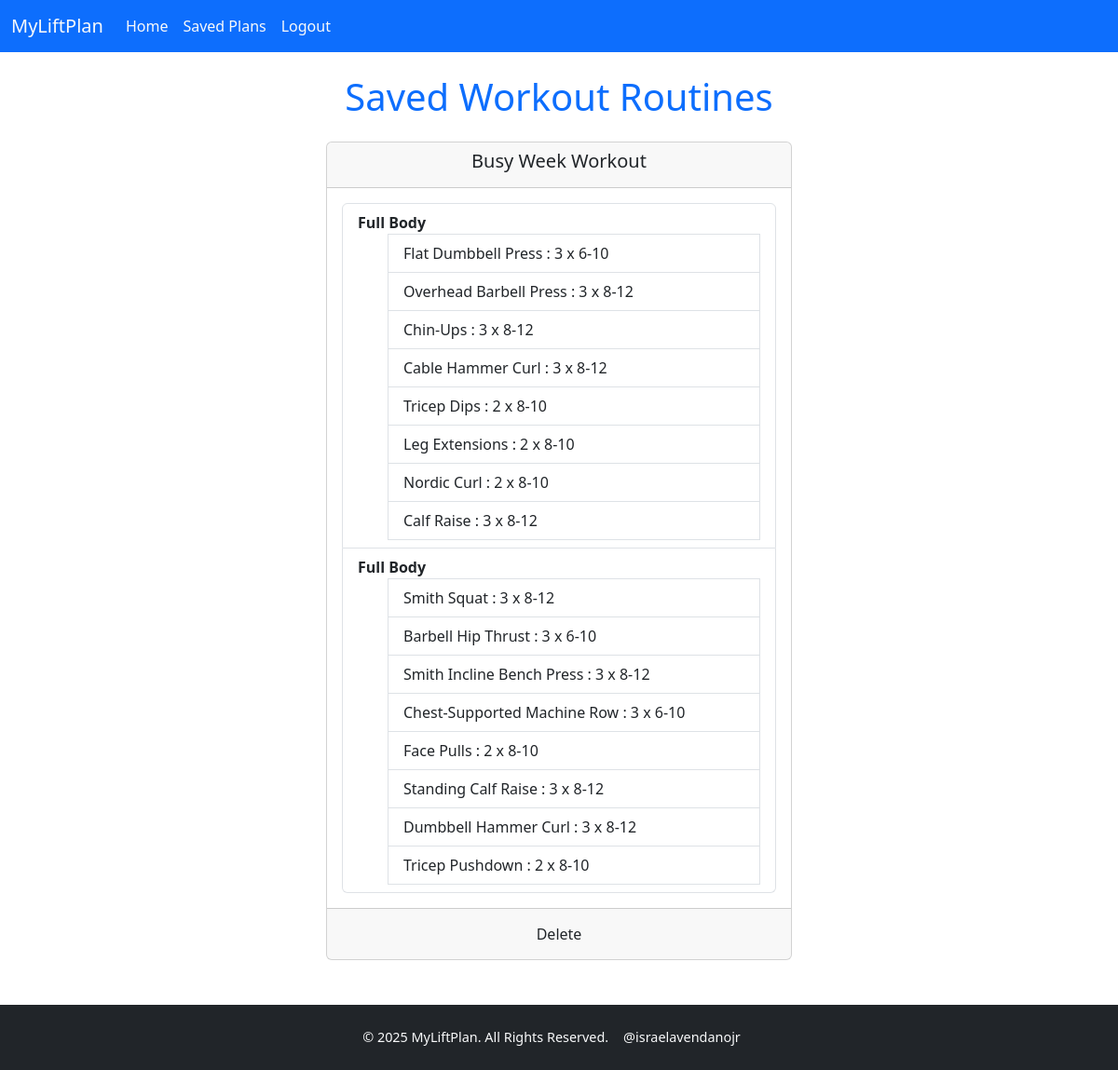
The app's page /saved_plans (signed in) with its own data.
### website/models.py (models this page shows, shortened)
class SavedPlan(db.Model):
    id = db.Column(db.Integer, primary_key=True)
    split_name = db.Column(db.String(100), nullable=False)
    plan = db.Column(db.Text, unique=True, nullable=False)
    user_id = db.Column(db.Integer, db.ForeignKey('user.id'), nullable=False)
    def get_plan_data(self):
            try:
                return json.loads(self.plan)  # Convert JSON string back to dict
            except json.JSONDecodeError as e:
                return {}

class Exercise(db.Model):
    id = db.Column(db.Integer, primary_key=True)
    name = db.Column(db.String(100), nullable=False)
    role_id = db.Column(db.Integer, db.ForeignKey('exercise_role.id'), nullable=False)
    role = db.relationship('ExerciseRole', backref='exercises')
    equipment = db.Column(db.String(100), nullable=False)
    type = db.Column(Enum(ExerciseType, name="exercise_type_enum"), nullable=False)

### website/views.py (the view)
@views.route('/saved_plans')
@login_required
def saved_plans():
    plans = SavedPlan.query.filter_by(user_id=current_user.id).all()
    exercises = Exercise.query.all()
    exercises_by_role = defaultdict(list)
    exercises_by_role_serializable = defaultdict(list)
    for exercise in exercises:
        role_name = exercise.role.name  # turn ExerciseRole into plain string
        exercises_by_role_serializable[role_name].append({
            'id': exercise.id,
            'name': exercise.name,
        })
    return render_template("saved_plans.html", user=current_user, plans=plans, exercises_by_role=exercises_by_role_serializable)

### website/__init__.py (called while the page is built)
def create_app():
    app = Flask(__name__)
    app.config['SECRET_KEY'] = 'hjdaksdhjkasdhjklasdhjka'
    app.config['SQLALCHEMY_DATABASE_URI'] = f'sqlite:///{DB_NAME}'
    db.init_app(app)
    from .views import views
    from .auth import auth
    app.register_blueprint(views, url_prefix='/')
    app.register_blueprint(auth, url_prefix='/')
    from .models import User, WorkoutPreferences, WorkoutSplit, WorkoutDay, ExerciseRole, Exercise, SavedPlan
    with app.app_context():
        db.create_all()
    login_manager = LoginManager()
    login_manager.login_view = 'auth.login'
    login_manager.init_app(app)
    @login_manager.user_loader
    def load_user(id):
        return User.query.get(int(id))
    return app

### website/templates/saved_plans.html (shortened to what this page needs)
{% extends "base.html" %}
{% block content %}
<div class="container mt-4">
    <h1 class="text-center mb-4" style="color: var(--bs-primary);">Saved Workout Routines</h1>
    {% if plans %}
    <div id="workoutCarousel" class="carousel slide" data-bs-ride="false">
        <div class="carousel-inner">
            {% for plan in plans %}
            <div class="carousel-item {% if loop.first %}active{% endif %}">
                <div class="card mx-auto" style="max-width: 500px;">
                    <div class="card-header text-center">
                        <h5 class="card-title"
                            data-bs-toggle="modal"
                            data-bs-target="#renamePlanModal"
                            data-plan-id="{{ plan.id }}"
                            data-current-name="{{ plan.split_name }}">
                            {{ plan.split_name }}
                        </h5>
                    </div>
                                        <div class="card-body">
                        <ul class="list-group">
                            {% for day in plan.get_plan_data().days %}
                            <li class="list-group-item">
                                <strong>{{ day.name }}</strong>
                                <ul>
                                    {% for exercise in day.exercises %}
                                    <li class="list-group-item" data-bs-toggle="modal" data-bs-target="#exerciseModal"
                                        data-exercise-id="{{ exercise.id }}" data-exercise-name="{{ exercise.name }}"
                                        data-exercise-role="{{ exercise.role.name }}" data-sets="{{ exercise.sets }}"
                                        data-start-reps="{{ exercise.start_reps }}"
                                        data-end-reps="{{ exercise.end_reps }}" data-plan-id="{{ plan.id }}">
                                        {{ exercise.name }} : {{ exercise.sets }} x {{ exercise.start_reps }}-{{
                                        exercise.end_reps }}
                                    </li>
                                    {% endfor %}
                                </ul>
                            </li>
                            {% endfor %}
                        </ul>
                    </div>
                    <div class="card-footer text-center">
                        <form method="POST" action="{{ url_for('views.delete_plan', plan_id=plan.id) }}"
                            style="display:inline;">
                            <button type="submit" class="btn btn-theme"
                                onclick="return confirm('Are you sure you want to delete this plan?');">Delete</button>
                        </form>
                    </div>
                </div>
            </div>
            {% endfor %}
        </div>
        {% if 1 < plans|length %} <button class="carousel-control-prev" type="button" data-bs-target="#workoutCarousel"
            data-bs-slide="prev">
            <span class="carousel-control-prev-icon" aria-hidden="true"></span>
            </button>
            <button class="carousel-control-next" type="button" data-bs-target="#workoutCarousel" data-bs-slide="next">
                <span class="carousel-control-next-icon" aria-hidden="true"></span>
            </button>
            {% endif %}
    </div>
    {% else %}
    <p class="text-center">No workout plans available. Please generate a plan first.</p>
    {% endif %}
</div>
{% endblock %}

### website/templates/base.html (shortened to what this page needs)
<!DOCTYPE html>
<html>
<head>
  <link href="https://cdn.jsdelivr.net/npm/bootstrap@5.3.0/dist/css/bootstrap.min.css" rel="stylesheet">
</head>
<body class="text-dark">
  <nav class="navbar navbar-expand-lg navbar-light" style="background-color: var(--bs-primary);">
    <div class="container-fluid">
      <a class="navbar-brand text-light" href="/">MyLiftPlan</a>
      <div class="collapse navbar-collapse" id="navbarNav">
        <ul class="navbar-nav">
          {% if user.is_authenticated %}
          <li class="nav-item">
            <a class="nav-link active text-light" href="/">Home</a>
          </li>
          <li class="nav-item">
            <a class="nav-link text-light" href="/saved_plans">Saved Plans</a>
          </li>
          <li class="nav-item">
            <a class="nav-link text-light" href="/logout">Logout</a>
          </li>
        {% endif %}
      </div>
    </div>
  </nav>
  <main class="container my-4">
  {% block content %}{% endblock %}
  </main>
  <footer class="bg-dark text-light text-center py-4 mt-5">
    <div class="container">
      <div class="d-flex justify-content-center align-items-center">
        <p class="mb-0 me-3">&copy; 2025 MyLiftPlan. All Rights Reserved.</p>
        <a href="https://www.israelavendanojr.com/" target="_blank" class="text-light me-3">@israelavendanojr</a>
      </div>
    </div>
  </footer>
</body>
</html>

### website/templates/base.html (style rules this page uses)
footer { font-size: 0.9rem; }
footer a { text-decoration: none; }

### records on screen
SavedPlan: split_name "Busy Week Workout", name "Full Body" "Full Body", name "Face Pulls", sets "2", start_reps "8", end_reps "10"
Exercise: name "Flat Dumbbell Press", sets "3", start_reps "6", end_reps "10"
Exercise: name "Overhead Barbell Press", sets "3", start_reps "8", end_reps "12"
Exercise: name "Chin-Ups", sets "3", start_reps "8", end_reps "12"
Exercise: name "Cable Hammer Curl", sets "3", start_reps "8", end_reps "12"
Exercise: name "Tricep Dips", sets "2", start_reps "8", end_reps "10"
Exercise: name "Leg Extensions", sets "2", start_reps "8", end_reps "10"
Exercise: name "Nordic Curl", sets "2", start_reps "8", end_reps "10"
Exercise: name "Calf Raise", sets "3", start_reps "8", end_reps "12"
Exercise: name "Smith Squat", sets "3", start_reps "8", end_reps "12"
Exercise: name "Barbell Hip Thrust", sets "3", start_reps "6", end_reps "10"
Exercise: name "Smith Incline Bench Press", sets "3", start_reps "8", end_reps "12"
Exercise: name "Chest-Supported Machine Row", sets "3", start_reps "6", end_reps "10"
Exercise: name "Standing Calf Raise", sets "3", start_reps "8", end_reps "12"
Exercise: name "Dumbbell Hammer Curl", sets "3", start_reps "8", end_reps "12"
Exercise: name "Tricep Pushdown", sets "2", start_reps "8", end_reps "10"
